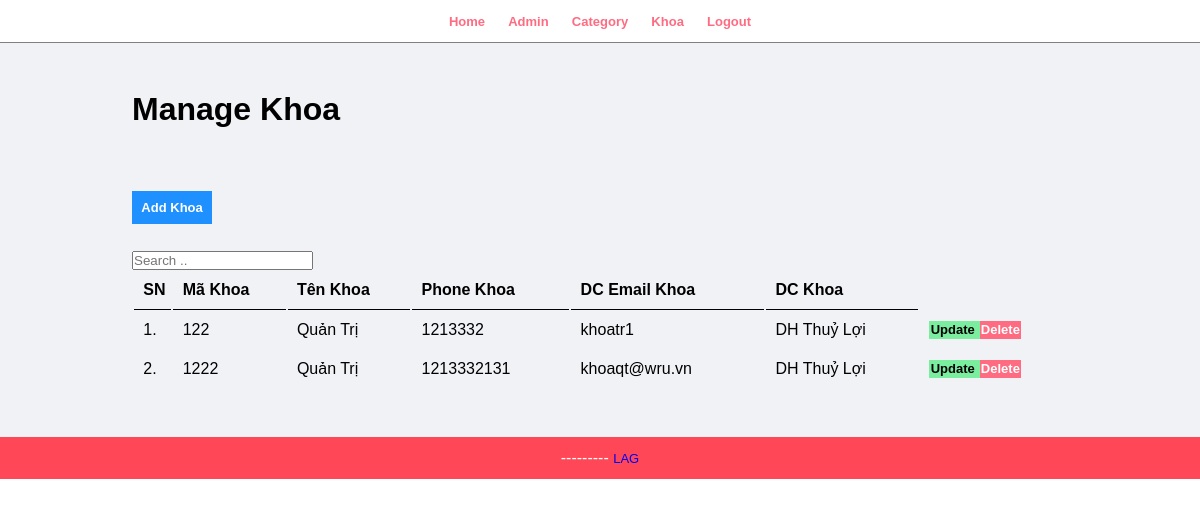
The app's page /admin/mag-khoa.php (signed in) with its own data.
### tables this page shows
CREATE TABLE `tbl_khoa` (
  `ma_khoa` int(10) UNSIGNED NOT NULL,
  `ten_khoa` varchar(50) NOT NULL,
  `phone_khoa` varchar(50) NOT NULL,
  `address_email_khoa` varchar(50) NOT NULL,
  `address_khoa` varchar(50) NOT NULL
);

### admin/mag-khoa.php (the view, shortened to what this page needs)
<?php include('partials/menu.php'); ?>
        <div class="main-content">
            <div class="wrapper">
                <h1>Manage Khoa</h1>
                <br />
                <br><br><br>
                <a href="add-khoa.php" class="btn-primary">Add Khoa</a>
                <br /><br /><br />
                <form action="" class=" d-flex justify-content-center col-md-3 " method="POST">
                <input type="text" class="search" name="search" placeholder="Search .." >
             </form>
                <table class="tbl-full">
                    <thead>
                    <tr>
                        <th>SN</th>
                        <th>Mã Khoa</th>
                        <th>Tên Khoa</th>
                        <th>Phone Khoa</th>
                        <th>DC Email Khoa</th>
                        <th>DC Khoa</th>
                    </tr>
                    </thead>
                    <tbody class="danhsach">
                    <?php
                        $sql = "SELECT * FROM tbl_khoa";
                        $res = mysqli_query($conn, $sql);
                        if($res==TRUE)
                        {
                            $count = mysqli_num_rows($res);
                            $sn=1;
                            if($count>0)
                            {
                                while($row=mysqli_fetch_assoc($res))
                                {
                                    $ma_khoa=$row['ma_khoa'];
                                    $ten_khoa=$row['ten_khoa'];
                                    $phone_khoa=$row['phone_khoa'];
                                    $address_email_khoa=$row['address_email_khoa'];
                                    $address_khoa=$row['address_khoa'];
                                    ?>
                                    <tr>
                                        <td><?php echo $sn++; ?>. </td>
                                        <td><?php echo $ma_khoa; ?></td>
                                        <td><?php echo $ten_khoa; ?></td>
                                        <td><?php echo $phone_khoa; ?></td>
                                        <td><?php echo $address_email_khoa; ?></td>
                                        <td><?php echo $address_khoa; ?></td>
                                        <td>
                                            <a href="<?php echo SITEURL; ?>admin/update-khoa.php?ma_khoa=<?php echo $ma_khoa; ?>" class="btn-secondary">Update </a>
                                            <a href="<?php echo SITEURL; ?>admin/detele-khoa.php?ma_khoa=<?php echo $ma_khoa; ?>" class="btn-danger">Delete </a>
                                        </td>
                                    </tr>
                                    <?php
                                }
                            }
                            else
                            {
                            }
                        }
                    ?>
                    </tbody>
                </table>
            </div>
        </div>
<?php include('partials/footer.php'); ?>

### f.css (style rules this page uses)
a { font-size: small; text-decoration: none; }
* { box-sizing: border-box; }
body { font-family: sans-serif; }

### css/admin.css (style rules this page uses)
* { margin: 0; padding: 0; font-family: Arial, Helvetica, sans-serif; }
.wrapper { padding: 1%; width: 80%; margin: 0 auto; }
.tbl-full { width: 100%; }
table tr th { border-bottom: 1px solid black; padding: 1%; text-align: left; }
table tr td { padding: 1%; }
.btn-primary { background-color: #1e90ff; padding: 1%; color: white; text-decoration: none; font-weight: bold; }
.btn-secondary { background-color: #7bed9f; padding: 1%; color: black; text-decoration: none; font-weight: bold; }
.btn-danger { background-color: #ff6b81; padding: 1%; color: white; text-decoration: none; font-weight: bold; }
.main-content { background-color: #f1f2f6; padding: 3% 0; }

### records on screen
tbl_khoa: ma_khoa "122", ten_khoa "Quản Trị", phone_khoa "1213332", address_email_khoa "khoatr1", address_khoa "DH Thuỷ Lợi"
tbl_khoa: ma_khoa "1222", ten_khoa "Quản Trị", phone_khoa "1213332131", address_email_khoa "khoaqt@wru.vn", address_khoa "DH Thuỷ Lợi"
